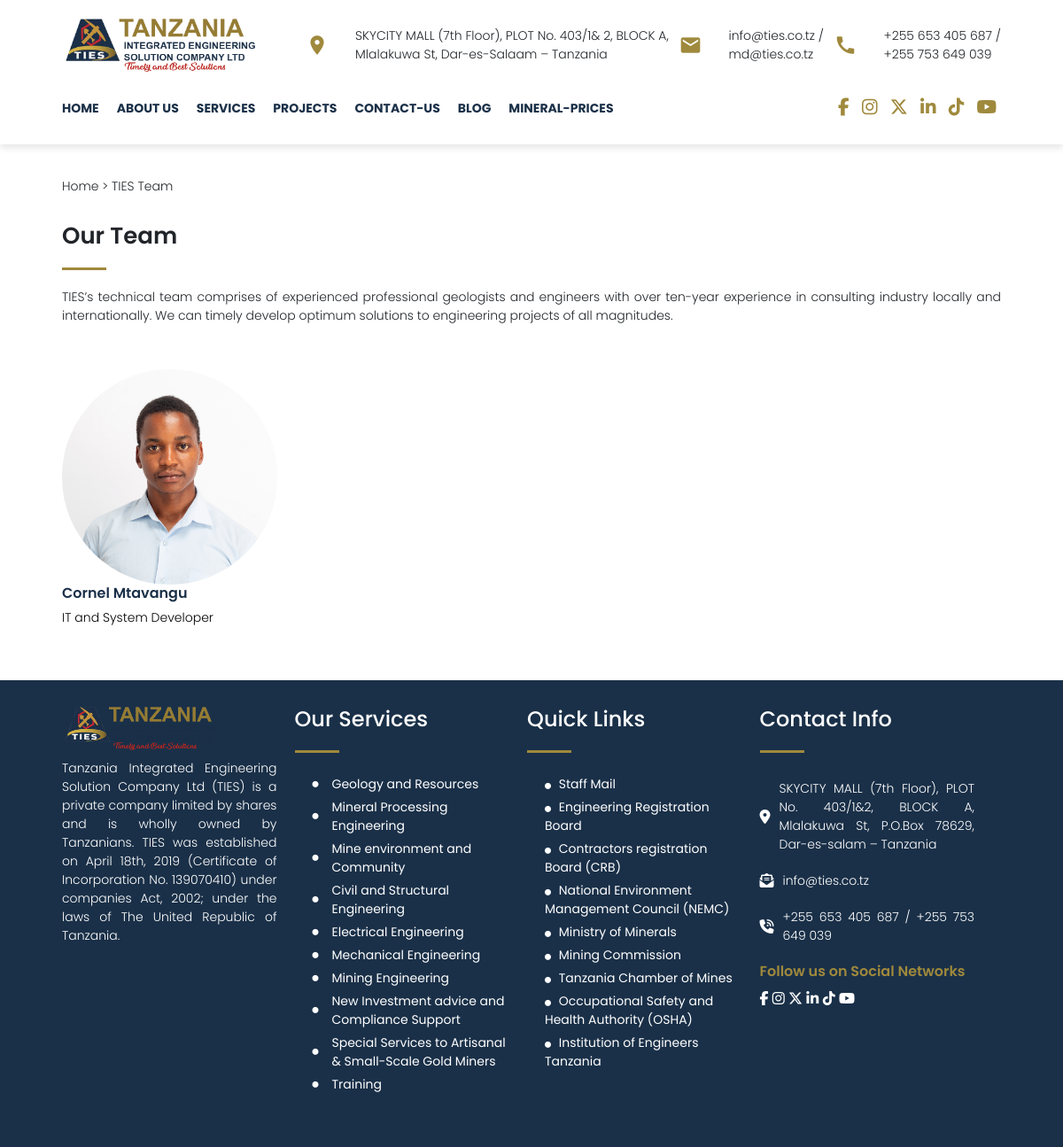
Page /team/ on the committed database.
### app/models.py (models this page shows, shortened)
class Team(models.Model):
    name = models.CharField(max_length=200)
    role = models.CharField(max_length=200)
    email = models.CharField(max_length=200)
    profile = models.TextField()
    image = models.ImageField()

class Service(models.Model):
    title = models.CharField(max_length=200)
    body = models.TextField()
    image = models.ImageField()
    uploaded = models.DateTimeField(auto_now_add=True)

### app/views.py (the view)
# urls.py: path('team/', views.team, name='team'),
def team(request):
    x = Team.objects.all()
    services = Service.objects.all()
    context = {
        'x':x,
        'services':services
    }
    return render(request, 'app/team.html',context)

### app/templates/app/team.html
{% extends 'app/base.html' %}
{% load static %}
{% block content %}
    <div class="top-link">
        <p>Home    >    TIES Team</p>
    </div>
    <div class="team">
        <h5>Our Team</h5>
        <div class="line"></div>
        <p>
            TIES’s technical team comprises of experienced professional
            geologists and engineers with over ten-year experience in
            consulting industry locally and internationally. We can
            timely develop optimum solutions to engineering projects of all magnitudes.
        </p>
        <div class="members">
            {% for i in x %}
                <a href="{% url 'team_details' i.id %}">
                    <div class="team_item">
                        <img src="{{i.image.url}}" alt="">
                        <h6>{{i.name}}</h6>
                        <p>{{i.role}}</p>
                    </div>
                </a>
            {% endfor %}
        </div>
    </div>
{% endblock %}

### app/templates/app/base.html (shortened to what this page needs)
{% load static %}
<!DOCTYPE html>
<html lang="en">
<head>
    <link href="https://cdn.jsdelivr.net/npm/bootstrap@5.3.3/dist/css/bootstrap.min.css" rel="stylesheet">
     <link rel="stylesheet" href="{% static 'app/index.css' %}">
</head>
<body>
    <div class="top-nav">
        <div class="top">
            <img src="{% static 'app/images/logo_final.png' %}" alt="">
            <div>
                <span class="material-icons">location_on</span>
                <p>
                    <span>SKYCITY MALL (7th Floor), PLOT No. 403/1& 2, BLOCK A,</span>
                    <span>Mlalakuwa St, Dar-es-Salaam – Tanzania</span>
                </p>
            </div>
            <div>
                <span class="material-icons">mail</span>
                <p>
                    <span>info@ties.co.tz /</span>
                    <span>md@ties.co.tz</span>
                </p>
            </div>
            <div>
                <span class="material-icons">call</span>
                <p>
                    <span>+255 653 405 687 /</span>
                    <span>+255 753 649 039</span>
                </p>
            </div>
        </div>
        <nav id="navMenu">
            <div class="nav-list">
                <a href="{% url 'index' %}"><li>HOME</li></a>
                <li>
                    <a href="#">ABOUT US</a>
                </li>
                <li>
                    <a href="#">SERVICES</a>
                </li>
                <a href="{% url 'projects' %}"><li>PROJECTS</li></a>
                <a href="{% url 'contact_us' %}"><li>CONTACT-US</li></a>
                <a href="{% url 'blog' %}"><li>BLOG</li></a>
                <a href="{% url 'gold_price' %}"><li>MINERAL-PRICES</li></a>
            </div>
            <div class="social reveal">
                <i class="fa-brands fa-facebook-f"></i>
                <i class="fa-brands fa-instagram"></i>
                <i class="fa-brands fa-x-twitter"></i>
                <i class="fa-brands fa-linkedin-in"></i>
                <i class="fa-brands fa-tiktok"></i>
                <i class="fa-brands fa-youtube"></i>
            </div>
        </nav>
    </div>
    {% block content %}
    {% endblock %}
    <footer>
        <div>
            <img src="{% static 'app/images/logo_final.png' %}" alt="">
            <p>
                Tanzania Integrated Engineering Solution Company Ltd
                (TIES) is a private company limited by shares and is
                wholly owned by Tanzanians. TIES was established on
                April 18th, 2019 (Certificate of Incorporation No.
                139070410) under companies Act, 2002; under the
                laws of The United Republic of Tanzania.
            </p>
        </div>
        <div>
            <h4>Our Services</h4>
            <div class="line"></div>
            {% for i in services %}
            <li><i class="fa-solid fa-circle"></i><a href="{% url 'services_details' i.id %}">{{i.title}}</a></li>
            {% endfor %}
        </div>
        <div>
            <h4>Quick Links</h4>
            <div class="line"></div>
            <li><a href=""><i class="fa-solid fa-circle"></i> Staff Mail</a></li>
            <li><a href="https://www.erb.go.tz/"><i class="fa-solid fa-circle"></i> Engineering Registration Board</a></li>
            <li><a href="https://www.crb.go.tz/"><i class="fa-solid fa-circle"></i> Contractors registration Board (CRB)</a></li>
            <li><a href="https://www.nemc.or.tz/"><i class="fa-solid fa-circle"></i> National Environment Management Council (NEMC)</a></li>
            <li><a href="https://www.madini.go.tz/"><i class="fa-solid fa-circle"></i> Ministry of Minerals</a></li>
            <li><a href="https://www.tumemadini.go.tz/"><i class="fa-solid fa-circle"></i> Mining Commission</a></li>
            <li><a href="https://chamberofmines.or.tz/"><i class="fa-solid fa-circle"></i> Tanzania Chamber of Mines</a></li>
            <li><a href="https://www.osha.go.tz/"><i class="fa-solid fa-circle"></i> Occupational Safety and Health Authority (OSHA)</a></li>
            <li><a href="https://iet.or.tz/"><i class="fa-solid fa-circle"></i> Institution of Engineers Tanzania</a></li>
        </div>
        <div>
            <h4>Contact Info</h4>
            <div class="line"></div>
            <span>
                <i class="fa-solid fa-location-dot"></i>
                <p>
                    SKYCITY MALL (7th Floor), PLOT No. 403/1&2, BLOCK A,
                    Mlalakuwa St, P.O.Box 78629, Dar-es-salam – Tanzania
                </p>
            </span>
            <span>
                <i class="fa-solid fa-envelope-open-text"></i>
                <p>
                    info@ties.co.tz
                </p>
            </span>
            <span>
                <i class="fa-solid fa-phone-volume"></i>
                <p>
                    +255 653 405 687 / +255 753 649 039
                </p>
            </span>
            <h6>Follow us on Social Networks</h6>
            <div>
                <a href=""><i class="fa-brands fa-facebook-f"></i></a>
                <a href="https://www.instagram.com/ties_company_ltd/"><i class="fa-brands fa-instagram"></i></a>
                <a href=""><i class="fa-brands fa-x-twitter"></i></a>
                <a href="https://www.linkedin.com/company/99900605/admin/dashboard/"><i class="fa-brands fa-linkedin-in"></i></a>
                <a href="https://www.tiktok.com/@ties_company_ltd?is_from_webapp=1&sender_device=pc"><i class="fa-brands fa-tiktok"></i></a>
                <a href="https://www.youtube.com/@tanzaniaintegratedeng.solu277"><i class="fa-brands fa-youtube"></i></a>
            </div>
        </div>
    </footer>
</body>
</html>

### app/static/app/index.css (style rules this page uses)
:root { --color-white: #ffffff; --color-light: #f0eff5; --color-gray-light: #86848c; --color-gray-dark: #56555e; --color-dark: #27282f; --color-primary: rgb(234,181,7); --color-danger: rgb(255,67,54); --color-ties1: #1a3048; --color-ties2: #9f893c; --color-ties3: #ffbf00; }
* { margin: 0; padding: 0; float: 0; }
body { font-family: 'Poppins', sans-serif; }
li { list-style: none; }
a { text-decoration: none; color: #000; }
h6 { font-family: 'Poppins', sans-serif; font-weight: 600; font-size: 18px; color: var(--color-ties1); }
p { font-family: 'Poppins', sans-serif; font-weight: 300; font-size: 14px; text-align: justify; margin: 10px 0px; }
.line { height: 3px; width: 50px; background: var(--color-ties2); margin: 20px 0px 20px 0px; }
.top-link { padding: 10px 70px; margin-top: 180px; }
.top-nav { position: fixed; background: #fff; width: 100%; top: 0; z-index: 1000; padding: 0 0 20px 0; box-shadow: 0px 4px 8px rgba(0, 0, 0, 0.1); }
.top { display: flex; justify-content: space-between; padding: 20px 70px 0px 70px; align-items: center; }
.top-nav .top img { height: 60px; width: auto; margin-right: 20px; }
.top div { display: flex; gap: 10px; align-items: center; }
.top div .material-icons { font-size: 26px; color: var(--color-ties2); margin-right: 10px; }
.top div p { display: flex; flex-direction: column; font-size: 14px; margin-left: 10px; }
nav { display: flex; justify-content: space-between; align-items: center; padding: 20px 70px 0px 70px; box-shadow: none; }
nav .nav-list { display: flex; justify-content: space-around; gap: 20px; }
nav .nav-list li { font-size: 14px; font-weight: 700; color: var(--color-ties1); transition: ease 300ms all; padding: 10px 0px; position: relative; }
nav .nav-list li a { text-decoration: none; font-size: 14px; font-weight: 700; color: var(--color-ties1); transition: ease 300ms all; }
nav div i { color: var(--color-ties2); margin: 0 5px; font-size: 20px; }
body { margin: 0; overflow-x: hidden; }
footer { background: var(--color-ties1); padding: 30px 100px 60px 70px; display: grid; grid-template-columns: repeat(4,1fr); gap: 20px; color: #fff; }
footer div img { width: 200px; height: auto; }
footer div li { font-size: 14px; font-weight: 400; padding: 5px 0px 0px 20px; display: flex; align-items: center; gap: 10px; }
footer div li i { font-size: 7px; margin-right: 5px; }
footer div li a { color: #fff; }
footer div span { display: flex; flex-direction: row; gap: 10px; align-items: center; }
footer div h6 { color: var(--color-ties2); font-size: 16px; margin: 10px 0; }
footer div div a i { color: #fff; }
.team { padding: 10px 70px; }
.team h5 { font-size: 26px; font-weight: 600; }
.team .members { display: grid; grid-template-columns: repeat(4, 1fr); gap: 30px; margin: 50px 0px; }
.team .members .team_item img { width: 100%; height: auto; border-radius: 50%; transition: 300ms ease; }
.team .members .team_item p { font-size: 14px; font-weight: 300; margin: 0; }
.team .members .team_item h6 { font-weight: 600; font-size: 16px; }

### rows in the picture
Team: image (picture), name "Cornel Mtavangu", role "IT and System Developer"
Service: title "Geology and Resources"
Service: title "Mineral Processing Engineering"
Service: title "Mine environment and Community"
Service: title "Civil and Structural Engineering"
Service: title "Electrical Engineering"
Service: title "Mechanical Engineering"
Service: title "Mining Engineering"
Service: title "New Investment advice and Compliance Support"
Service: title "Special Services to Artisanal & Small-Scale Gold Miners"
Service: title "Training"
